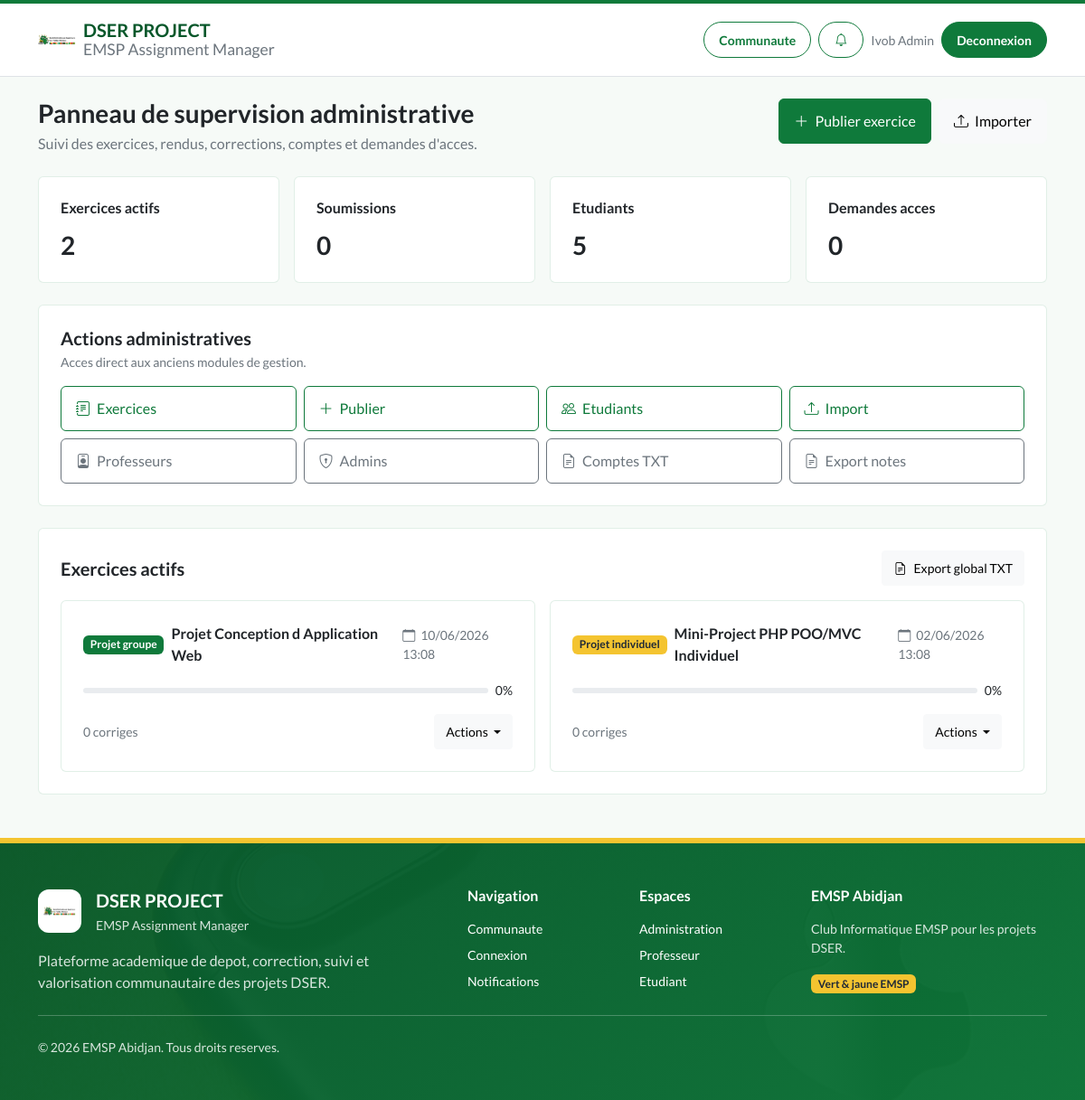
Page /student-hub-php/public/admin/dashboard (signed in) on the committed database.
### tables this page shows
CREATE TABLE IF NOT EXISTS `exercices` (
  `id_exercice` INT AUTO_INCREMENT PRIMARY KEY,
  `titre` VARCHAR(100) NOT NULL,
  `type_exercice` ENUM('individuel', 'groupe') NOT NULL,
  `date_limite` DATETIME NOT NULL,
  `est_bloque` TINYINT(1) DEFAULT 0,
  `corrections_terminees` TINYINT(1) DEFAULT 0,
  `professeur_id` INT DEFAULT NULL,
  `archive` TINYINT(1) DEFAULT 0,
  FOREIGN KEY (`professeur_id`) REFERENCES `utilisateurs`(`id_user`) ON DELETE SET NULL
);

### student-hub-php/app/Views/admin/dashboard.php (the view, shortened to what the rows shown need)
<div class="d-flex flex-column flex-md-row justify-content-between align-items-start gap-3 mb-4">
    <div>
        <h1 class="fs-3 mb-1">Panneau de supervision administrative</h1>
        <p class="text-secondary mb-0">Suivi des exercices, rendus, corrections, comptes et demandes d'acces.</p>
    </div>
    <div class="d-flex gap-2 flex-wrap">
        <a href="<?php echo htmlspecialchars(url('admin/exercise/create'), ENT_QUOTES, 'UTF-8'); ?>" class="btn btn-primary">
            <i class="bi bi-plus-lg me-1"></i> Publier exercice
        </a>
        <a href="<?php echo htmlspecialchars(url('admin/students/import'), ENT_QUOTES, 'UTF-8'); ?>" class="btn btn-light">
            <i class="bi bi-upload me-1"></i> Importer
        </a>
    </div>
</div>
<div class="row g-3 mb-4">
    <div class="col-12 col-sm-6 col-xl-3">
        <div class="card h-100"><div class="card-body p-4"><h6 class="mb-3">Exercices actifs</h6><h3 class="fw-bold mb-0"><?php echo (int)($stats['active_exercises'] ?? 0); ?></h3></div></div>
    </div>
    <div class="col-12 col-sm-6 col-xl-3">
        <div class="card h-100"><div class="card-body p-4"><h6 class="mb-3">Soumissions</h6><h3 class="fw-bold mb-0"><?php echo (int)($stats['total_submissions'] ?? 0); ?></h3></div></div>
    </div>
    <div class="col-12 col-sm-6 col-xl-3">
        <div class="card h-100"><div class="card-body p-4"><h6 class="mb-3">Etudiants</h6><h3 class="fw-bold mb-0"><?php echo count($students); ?></h3></div></div>
    </div>
    <div class="col-12 col-sm-6 col-xl-3">
        <div class="card h-100"><div class="card-body p-4"><h6 class="mb-3">Demandes acces</h6><h3 class="fw-bold mb-0"><?php echo count($passwordRequests ?? []); ?></h3></div></div>
    </div>
</div>
<div class="card mb-4">
    <div class="card-body p-4">
        <div class="d-flex justify-content-between align-items-center gap-3 mb-3">
            <div>
                <h2 class="fs-5 mb-1">Actions administratives</h2>
                <p class="text-secondary small mb-0">Acces direct aux anciens modules de gestion.</p>
            </div>
        </div>
        <div class="row g-2">
            <div class="col-6 col-lg-3">
                <a class="btn btn-outline-primary w-100 text-start" href="<?php echo htmlspecialchars(url('admin/exercises'), ENT_QUOTES, 'UTF-8'); ?>">
                    <i class="bi bi-journal-text me-1"></i> Exercices
                </a>
            </div>
            <div class="col-6 col-lg-3">
                <a class="btn btn-outline-primary w-100 text-start" href="<?php echo htmlspecialchars(url('admin/exercise/create'), ENT_QUOTES, 'UTF-8'); ?>">
                    <i class="bi bi-plus-lg me-1"></i> Publier
                </a>
            </div>
            <div class="col-6 col-lg-3">
                <a class="btn btn-outline-primary w-100 text-start" href="<?php echo htmlspecialchars(url('admin/students'), ENT_QUOTES, 'UTF-8'); ?>">
                    <i class="bi bi-people me-1"></i> Etudiants
                </a>
            </div>
            <div class="col-6 col-lg-3">
                <a class="btn btn-outline-primary w-100 text-start" href="<?php echo htmlspecialchars(url('admin/students/import'), ENT_QUOTES, 'UTF-8'); ?>">
                    <i class="bi bi-upload me-1"></i> Import
                </a>
            </div>
            <div class="col-6 col-lg-3">
                <a class="btn btn-outline-secondary w-100 text-start" href="<?php echo htmlspecialchars(url('admin/professors'), ENT_QUOTES, 'UTF-8'); ?>">
                    <i class="bi bi-person-badge me-1"></i> Professeurs
                </a>
            </div>
            <div class="col-6 col-lg-3">
                <a class="btn btn-outline-secondary w-100 text-start" href="<?php echo htmlspecialchars(url('admin/admins'), ENT_QUOTES, 'UTF-8'); ?>">
                    <i class="bi bi-shield-lock me-1"></i> Admins
                </a>
            </div>
            <div class="col-6 col-lg-3">
                <a class="btn btn-outline-secondary w-100 text-start" href="<?php echo htmlspecialchars(url('admin/students/import/download'), ENT_QUOTES, 'UTF-8'); ?>">
                    <i class="bi bi-file-earmark-text me-1"></i> Comptes TXT
                </a>
            </div>
            <div class="col-6 col-lg-3">
                <a class="btn btn-outline-secondary w-100 text-start" href="<?php echo htmlspecialchars(url('admin/exercises/export-all-grades'), ENT_QUOTES, 'UTF-8'); ?>">
                    <i class="bi bi-file-earmark-text me-1"></i> Export notes
                </a>
            </div>
        </div>
    </div>
</div>
<div class="card mb-4">
    <div class="card-body p-4">
        <div class="d-flex justify-content-between align-items-center mb-3">
            <h2 class="fs-5 mb-0">Exercices actifs</h2>
            <a href="<?php echo htmlspecialchars(url('admin/exercises/export-all-grades'), ENT_QUOTES, 'UTF-8'); ?>" class="btn btn-sm btn-light">
                <i class="bi bi-file-earmark-text me-1"></i> Export global TXT
            </a>
        </div>
        <div class="row g-3">
            <?php foreach ($active_exercises as $ex): ?>
                <?php $st = $exerciseStats[(int)$ex['id_exercice']] ?? null; if (!$st) continue; ?>
                <?php $progress = (int)($st['completion'] ?? 0); ?>
                <div class="col-12 col-xl-6">
                    <div class="card stat-card h-100">
                        <div class="card-body p-4">
                            <div class="d-flex justify-content-between align-items-center gap-3 mb-3">
                                <div class="d-flex align-items-center gap-2">
                                    <span class="badge text-bg-<?php echo $ex['type_exercice'] === 'groupe' ? 'primary' : 'warning'; ?>">Projet <?php echo $h($ex['type_exercice']); ?></span>
                                    <strong class="me-2"><?php echo $h($ex['titre']); ?></strong>
                                </div>
                                <div class="d-none d-md-block small text-secondary">
                                    <i class="bi bi-calendar me-1"></i><?php echo date('d/m/Y H:i', strtotime($ex['date_limite'])); ?>
                                </div>
                            </div>
                            <div class="d-flex align-items-center gap-2 mb-3">
                                <div class="progress flex-grow-1" style="height: 6px;" title="<?php echo $st['submitted']; ?> soumis, <?php echo $st['noted']; ?> corriges, <?php echo $st['pending']; ?> en attente, <?php echo $st['not_submitted']; ?> reste">
                                </div>
                                <span class="small text-nowrap"><?php echo $progress; ?>%</span>
                            </div>
                            <div class="d-flex justify-content-between align-items-center gap-2">
                                <small class="text-secondary">
                                    <span class="d-none d-md-inline"><?php echo $st['noted']; ?> corriges</span>
                                </small>
                                <div class="dropdown">
                                    <button class="btn btn-sm btn-light dropdown-toggle" type="button" id="actionsDropdown<?php echo (int)$ex['id_exercice']; ?>" data-bs-toggle="dropdown" aria-expanded="false">
                                        Actions
                                    </button>
                                </div>
                            </div>
                        </div>
                    </div>
                </div>
            <?php endforeach; ?>
        </div>
    </div>
</div>

### rows in the picture
exercices: professeur "2", type_exercice "groupe", titre "Projet Conception d Application Web", date_limite "10/06/2026 13:08", id_exercice "0"
exercices: type_exercice "individuel", titre "Mini-Project PHP POO/MVC Individuel", date_limite "02/06/2026 13:08", id_exercice "0"

### other values in the picture
$currentUser['prenom'] . ' ' . $currentUser['nom'] "Ivob Admin"
$stats['total_submissions'] "0"
count($students) "5"
count($passwordRequests ?? []) "0"
